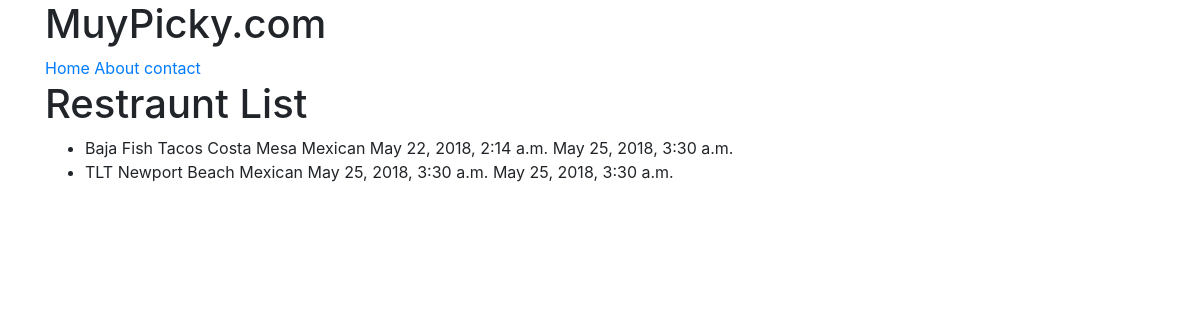
The page /restraunts/ on the database as committed earlier.
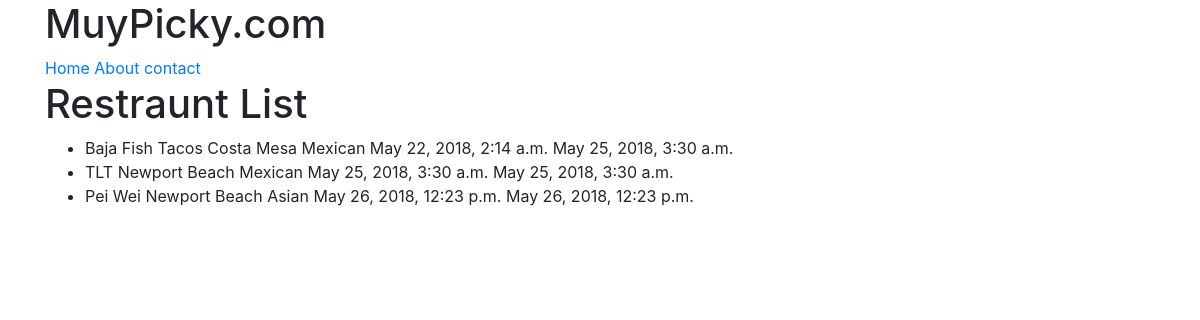
The same page on the database as committed later.
### restraunts/models.py (models this page shows, shortened)
class RestrauntLocation(models.Model):
    name            = models.CharField(max_length=120)
    location        = models.CharField(max_length=120, null=True, blank=True)
    category        = models.CharField(max_length=120, null=True, blank=True)
    timestamp       = models.DateTimeField(auto_now_add=True)
    updated         = models.DateTimeField(auto_now=True)

### restraunts/views.py (the view)
# urls.py: url(r'^restraunts/$', RestrauntListView.as_view()),
class RestrauntListView(ListView):
    def get_queryset(self):
        print(self.kwargs)
        slug = self.kwargs.get("slug")
        if slug:
            queryset = RestrauntLocation.objects.filter(
                Q(category__iexact=slug) |
                Q(category__icontains=slug)
            )
        else:
            queryset = RestrauntLocation.objects.all()
        return queryset

### restraunts/templates/restraunts/restrauntlocation_list.html (shortened to what this page needs)
{% extends "base.html" %}
{% block content %}
<h1>Restraunt List</h1>
<ul>
{% for obj in object_list %}
<li>{{ obj.name }} {{ obj.location }} {{ obj.category }} {{ obj.timestamp }} {{ obj.updated }} </li>
{% endfor %}
</ul>
{% endblock %}

Rows that differ between the two databases and show on the page:
added RestrauntLocation: name "Pei Wei", location "Newport Beach", category "Asian", timestamp "May 26, 2018, 12:23 p.m.", updated "May 26, 2018, 12:23 p.m."
